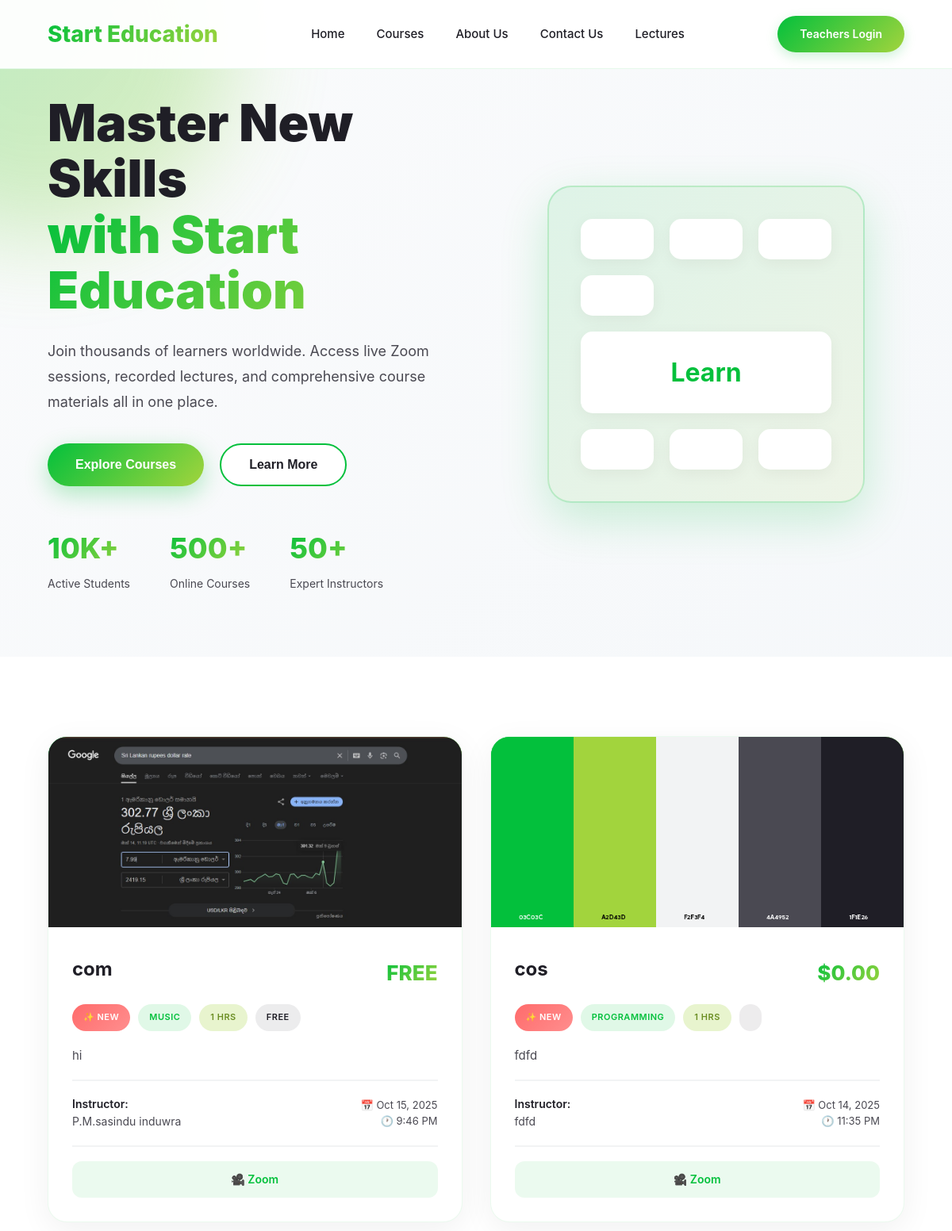
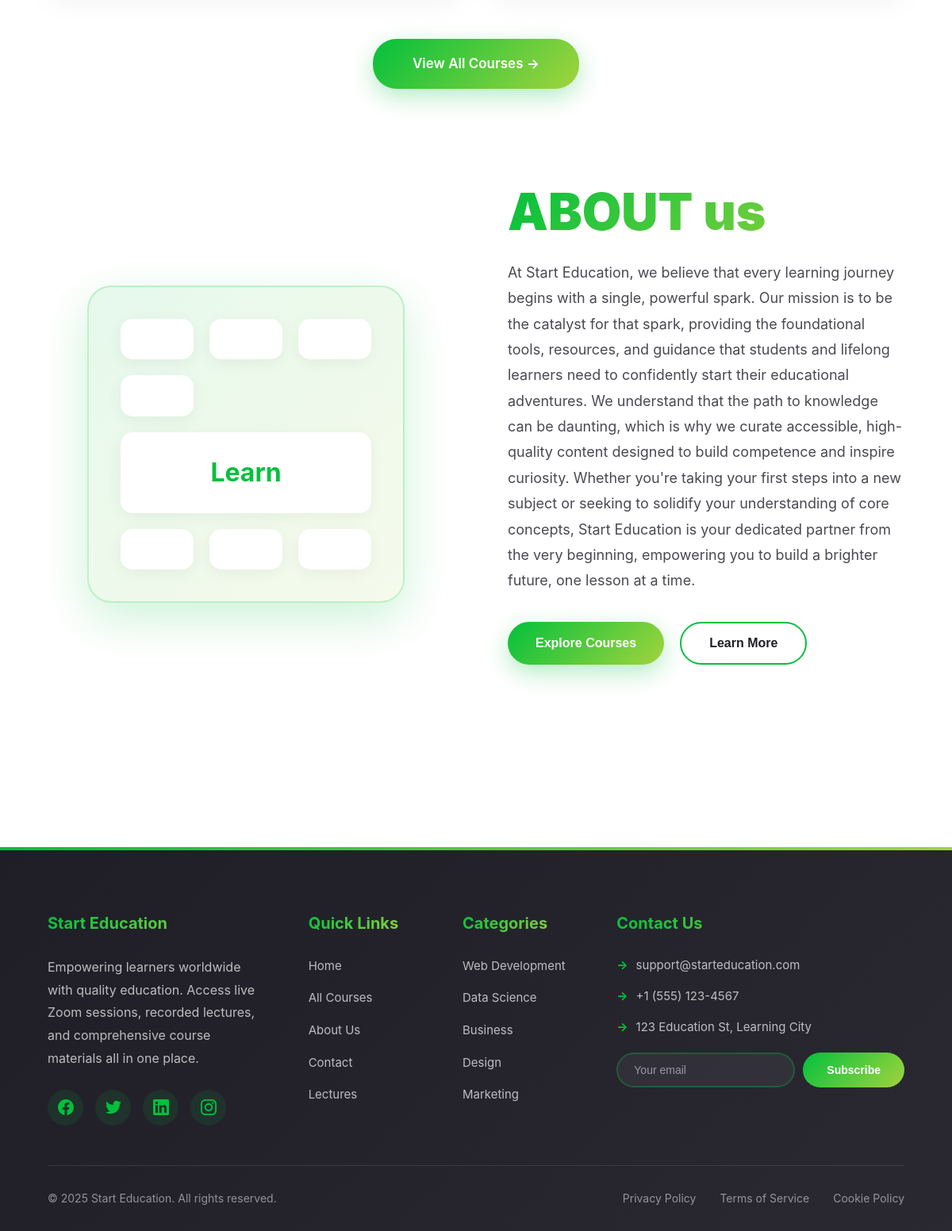
The page / on the database its author committed (2 pictures, top to bottom).
### tables this page shows
CREATE TABLE `courses` (
  `id` int(11) NOT NULL,
  `course_name` varchar(255) NOT NULL,
  `course_description` text NOT NULL,
  `instructor` varchar(255) NOT NULL,
  `category` varchar(100) NOT NULL,
  `duration` int(11) NOT NULL,
  `course_type` enum('paid','free') NOT NULL DEFAULT 'paid',
  `price` decimal(10,2) NOT NULL DEFAULT 0.00,
  `start_date` date NOT NULL,
  `start_time` time NOT NULL,
  `course_image` varchar(500) DEFAULT NULL,
  `zoom_link` varchar(500) DEFAULT NULL,
  `created_at` timestamp NOT NULL DEFAULT current_timestamp(),
  `updated_at` timestamp NOT NULL DEFAULT current_timestamp() ON UPDATE current_timestamp()
);

### index.php (the view, shortened to what this page needs)
<?php
$server = "localhost";
$user = "root";
$password = "";
$database = "start_education";
$conn = mysqli_connect($server, $user, $password, $database);
$query = "SELECT * FROM courses ORDER BY start_date DESC, start_time DESC LIMIT 3";
$result = mysqli_query($conn, $query);
$latestCourses = [];
if ($result) {
    while ($row = mysqli_fetch_assoc($result)) {
        $latestCourses[] = $row;
    }
}
?>
<!DOCTYPE html>
<html lang="en">
<head>
    <link rel="stylesheet" href="css/style.css">
</head>
<body>
    <div class="bg-animation">
        <div class="orb orb1"></div>
        <div class="orb orb2"></div>
    </div>
    <header id="header">
        <div class="header-content">
            <div class="logo">Start Education</div>
            <nav>
                <a href="index.php">home</a>
                <a href="view_courses.php">courses</a>
                <a href="about_us.php">about us</a>
                <a href="contact_section.php">contact us</a>
                <a href="#lectures">lectures</a>
            </nav>
            <div class="auth-buttons">
                <a href="teacher_login.html" class="btn-signup">teachers login</a>
            </div>
        </div>
    </header>
    <section class="hero">
        <div class="hero-content">
            <h1>
                Master New Skills
                <span class="highlight">with Start Education</span>
            </h1>
            <p>
                Join thousands of learners worldwide. Access live Zoom sessions, recorded lectures, and comprehensive course materials all in one place.
            </p>
            <div class="cta-buttons">
                <button class="btn-primary" onclick="window.location.href='view_courses.php'">Explore Courses</button>
                <button class="btn-secondary">Learn More</button>
            </div>
            <div class="stats">
                <div class="stat-item">
                    <span class="stat-number">10K+</span>
                    <span class="stat-label">Active Students</span>
                </div>
                <div class="stat-item">
                    <span class="stat-number">500+</span>
                    <span class="stat-label">Online Courses</span>
                </div>
                <div class="stat-item">
                    <span class="stat-number">50+</span>
                    <span class="stat-label">Expert Instructors</span>
                </div>
            </div>
        </div>
        <div class="hero-visual">
            <div class="floating-card">
                <div class="visual-grid">
                    <div class="grid-item"></div>
                    <div class="grid-item"></div>
                    <div class="grid-item"></div>
                    <div class="grid-item"></div>
                    <div class="grid-item">Learn</div>
                    <div class="grid-item"></div>
                    <div class="grid-item"></div>
                    <div class="grid-item"></div>
                </div>
            </div>
        </div>
    </section>
    <section class="latest-courses-section">
        <div class="courses-container">
            <?php if (!empty($latestCourses)): ?>
                <div class="courses-grid">
                    <?php foreach ($latestCourses as $course): ?>
                    <div class="course-card">
                        <?php if ($course['course_image'] && file_exists($course['course_image'])): ?>
                            <img src="<?php echo htmlspecialchars($course['course_image']); ?>" alt="<?php echo htmlspecialchars($course['course_name']); ?>" class="course-image">
                        <?php else: ?>
                            <div class="course-image"></div>
                        <?php endif; ?>
                        <div class="course-content">
                            <div class="course-header">
                                <h3 class="course-title"><?php echo htmlspecialchars($course['course_name']); ?></h3>
                                <div class="course-price">
                                    <?php echo $course['course_type'] === 'free' ? 'FREE' : '$' . number_format($course['price'], 2); ?>
                                </div>
                            </div>
                            <div class="course-meta">
                                <span class="badge badge-new">✨ NEW</span>
                                <span class="badge badge-category"><?php echo htmlspecialchars($course['category']); ?></span>
                                <span class="badge badge-duration"><?php echo htmlspecialchars($course['duration']); ?> hrs</span>
                                <span class="badge badge-type"><?php echo htmlspecialchars($course['course_type']); ?></span>
                            </div>
                            <p class="course-description"><?php echo htmlspecialchars($course['course_description']); ?></p>
                            <div class="course-footer">
                                <div class="course-instructor">
                                    <strong>Instructor:</strong><br>
                                    <?php echo htmlspecialchars($course['instructor']); ?>
                                </div>
                                <div class="course-date">
                                    📅 <?php echo date('M d, Y', strtotime($course['start_date'])); ?><br>
                                    🕐 <?php echo date('g:i A', strtotime($course['start_time'])); ?>
                                </div>
                            </div>
                            <?php if (!empty($course['video_link']) || !empty($course['zoom_link'])): ?>
                            <div class="course-links">
                                <?php if (!empty($course['zoom_link'])): ?>
                                <a href="<?php echo htmlspecialchars($course['zoom_link']); ?>" target="_blank" class="zoom-link">
                                    🎥 Zoom
                                </a>
                                <?php endif; ?>
                            </div>
                            <?php endif; ?>
                        </div>
                    </div>
                    <?php endforeach; ?>
                </div>
                <div class="view-all-btn">
                    <a href="view_courses.php" class="btn-view-all">View All Courses →</a>
                </div>
            <?php endif; ?>
        </div>
        <section class="hero">
            <div class="hero-visual">
            <div class="floating-card">
                <div class="visual-grid">
                    <div class="grid-item"></div>
                    <div class="grid-item"></div>
                    <div class="grid-item"></div>
                    <div class="grid-item"></div>
                    <div class="grid-item">Learn</div>
                    <div class="grid-item"></div>
                    <div class="grid-item"></div>
                    <div class="grid-item"></div>
                </div>
            </div>
            </div>
            <div class="hero-content">
            <h1>
                <span class="highlight">ABOUT us</span>
            </h1>
            <p>
            At Start Education, we believe that every learning journey begins with a single, powerful spark. Our mission is to be the catalyst for that spark, providing the foundational tools, resources, and guidance that students and lifelong learners need to confidently start their educational adventures. We understand that the path to knowledge can be daunting, which is why we curate accessible, high-quality content designed to build competence and inspire curiosity. Whether you're taking your first steps into a new subject or seeking to solidify your understanding of core concepts, Start Education is your dedicated partner from the very beginning, empowering you to build a brighter future, one lesson at a time.
            </p>
            <div class="cta-buttons">
                <button class="btn-primary" onclick="window.location.href='view_courses.php'">Explore Courses</button>
                <button class="btn-secondary">Learn More</button>
            </div>
            </div>
        </section>
    </section>
    <footer class="footer">
        <div class="footer-container">
            <div class="footer-content">
                <div class="footer-section footer-about">
                    <h3>Start Education</h3>
                    <p>Empowering learners worldwide with quality education. Access live Zoom sessions, recorded lectures, and comprehensive course materials all in one place.</p>
                    <div class="footer-social">
                        <a href="#" class="social-link" title="Facebook">
                        </a>
                        <a href="#" class="social-link" title="Twitter">
                        </a>
                        <a href="#" class="social-link" title="LinkedIn">
                        </a>
                        <a href="#" class="social-link" title="Instagram">
                        </a>
                    </div>
                </div>
                <div class="footer-section">
                    <h3>Quick Links</h3>
                    <ul class="footer-links">
                        <li><a href="index.php">Home</a></li>
                        <li><a href="view_courses.php">All Courses</a></li>
                        <li><a href="about_us.php">About Us</a></li>
                        <li><a href="contact_section.php">Contact</a></li>
                        <li><a href="#lectures">Lectures</a></li>
                    </ul>
                </div>
                <div class="footer-section">
                    <h3>Categories</h3>
                    <ul class="footer-links">
                        <li><a href="#">Web Development</a></li>
                        <li><a href="#">Data Science</a></li>
                        <li><a href="#">Business</a></li>
                        <li><a href="#">Design</a></li>
                        <li><a href="#">Marketing</a></li>
                    </ul>
                </div>
                <div class="footer-section">
                    <h3>Contact Us</h3>
                    <ul class="footer-contact-info">
                        <li>support@starteducation.com</li>
                        <li>+1 (555) 123-4567</li>
                        <li>123 Education St, Learning City</li>
                    </ul>
                    <form class="newsletter-form" onsubmit="return false;">
                        <input type="email" placeholder="Your email" class="newsletter-input" required>
                        <button type="submit" class="newsletter-btn">Subscribe</button>
                    </form>
                </div>
            </div>
            <div class="footer-bottom">
                <div class="footer-bottom-content">
                    <p class="copyright">&copy; 2025 Start Education. All rights reserved.</p>
                    <div class="footer-bottom-links">
                        <a href="#">Privacy Policy</a>
                        <a href="#">Terms of Service</a>
                        <a href="#">Cookie Policy</a>
                    </div>
                </div>
            </div>
        </div>
    </footer>
</body>
</html>
</body>
</html>

### rows shown on the page
courses: course_image (picture), course_name "com", shows "FREE", category "MUSIC", duration "1", course_type "FREE", course_description "hi", instructor "P.M.sasindu induwra", start_date "Oct 15, 2025", start_time "9:46 PM"
courses: course_image (picture), course_name "cos", price "0.00", category "PROGRAMMING", duration "1", course_description "fdfd", instructor "fdfd", start_date "Oct 14, 2025", start_time "11:35 PM"
